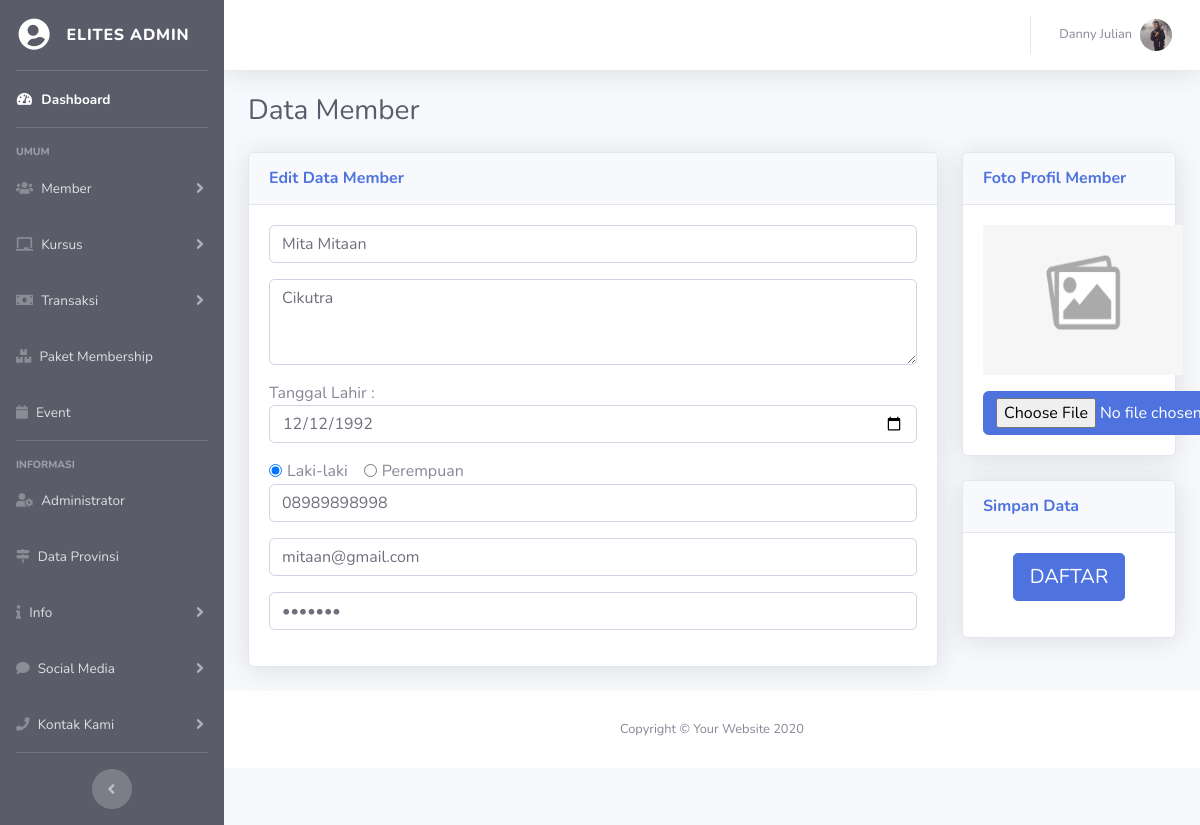
/elit-admin/index.php?hal=member-edit&id=52&mau=edit (signed in), run on the app's committed database.
### tables this page shows
CREATE TABLE `user` (
  `id_user` int(11) NOT NULL,
  `nama_user` varchar(50) NOT NULL,
  `alamat` text NOT NULL,
  `tgl_lahir` date NOT NULL,
  `jenis_kelamin` varchar(15) NOT NULL,
  `no_hp` varchar(15) NOT NULL,
  `email` varchar(50) NOT NULL,
  `password` varchar(15) NOT NULL,
  `foto` varchar(100) NOT NULL,
  `hak_akses` varchar(15) NOT NULL,
  `status` varchar(15) NOT NULL,
  `setuju` varchar(5) NOT NULL
);

### elit-admin/fungsi/fungsian.php (called while the page is built, shortened)
<?php
    function loncengNotif($a)
    {
        if ($a==0)
        {
            $isi = "";
        }
        return $isi;
    }
?>

### fungsional/data/isiData.php (called while the page is built, shortened)
<?php
    class isiData extends konfigurasi
    {
        public function perulanganData($q)
        {
            while ($a = mysqli_fetch_array($q))
            {
                $isi[]=$a;
            }
            return $isi;
        }
        public function eksekusiSQL($sqlnya)
        {
            $sambungannya=parent::sambungkan();
            $que = mysqli_query($sambungannya, $sqlnya);
            return $que;
        }
        public function tampilId($nama_tabel, $id, $val)
        {
            $sql = "SELECT *FROM $nama_tabel WHERE $id = '$val'";
            $que = $this->eksekusiSQL($sql);
            $kondisi = $this->perulanganData($que);
            return $kondisi;
        }
    }
?>

### elit-admin/fungsi/akun.php (called while the page is built, shortened)
<?php
    if (!empty($admin))
    {
        $tampil = $isi->tampilId("user", "id_user", "$admin");
        foreach ($tampil as $key)
        {
            $namauser = $key['nama_user'];
            $foto     = $key['foto'];
            if ($foto=='Kosong')
            {
                $gambarLogin = "../img/nofoto.png";
            }
            else
            {
                $gambarLogin="../foto/$foto";
            }
        }
    }
?>

### elit-admin/halaman/member-edit.php (the view, shortened to what this page needs)
<?php
    $id = $_GET['id'];
    $for= @$_GET['untuk'];
    $y = $isi->tampilId("user", "id_user", $id);
    foreach ($y as $a)
    {
        $nama   = $a['nama_user'];
        $alamat = $a['alamat'];
        $email  = $a['email'];
        $nohp   = $a['no_hp'];
        $foto   = $a['foto'];
        $tgl    = $a['tgl_lahir'];
        $jekel  = $a['jenis_kelamin'];
        $pass   = $a['password'];
        if ($foto=="Kosong")
        {
            $gambar = "<img id='gambarTampil' src='../img/nofoto.png' width='200' height='150' id='gambarTampil'>";
        }
        else
        {
            $tujuan = "../foto/user/$foto";
            $gambar =
            "
            <img id='gambarTampil' src='$tujuan' width='200' height='170' id='gambarTampil'>
            ";
        }
    }
    if ($for=='')
    {
        $label="Member";
        $untuk="";
    } else {
        $label="Administrator";
        $untuk="admin";
    }
?>
<form action="?hal=member-respon&mau=edit&f=<?php echo $foto; ?>&untuk=<?php echo $untuk; ?>" method="post" enctype="multipart/form-data">
    <div class="container-fluid">
        <div class="d-sm-flex align-items-center justify-content-between mb-4">
            <h1 class="h3 mb-0 text-gray-800">Data <?php echo $label; ?></h1>
        </div>
        <div class="row">
            <div class="col-md-9">
                <div class="card shadow mb-4">
                    <div class="card-header py-3 d-flex flex-row align-items-center justify-content-between">
                        <h6 class="m-0 font-weight-bold text-primary">Edit Data <?php echo $label; ?></h6>
                    </div>
                    <div class="card-body">
                        <p>
                            <input value="<?php echo $nama;?>" class="form-control" type="text" name="nama" placeholder="Nama Lengkap" required>
                        </p>
                        <p>
                            <textarea id="my-textarea" class="form-control" name="alamat" placeholder="Alamat" rows="3"><?php echo $alamat;?></textarea>
                        </p>
                        <p>
                            <span>Tanggal Lahir : </span> <br>
                            <input class="form-control" type="date" name="tglahir" placeholder="Tgl Lahir" value="<?php echo $tgl;?>" required>
                        </p>
                        <?php
                            if ($jekel=='Laki-laki')
                            {
                                echo
                                "
                                <div class='form-check form-check-inline'>
                                    <input name='jekel' class='form-check-input' type='radio' id='inlineCheckbox1' value='Laki-laki' checked>
                                    <label class='form-check-label' for='inlineCheckbox1'>Laki-laki</label>
                                </div>
                                <div class='form-check form-check-inline'>
                                    <input name='jekel' class='form-check-input' type='radio' id='inlineCheckbox2' value='Perempuan'>
                                    <label class='form-check-label' for='inlineCheckbox2'>Perempuan</label>
                                </div>
                                ";
                            }
                        ?>
                        <p>
                            <input value="<?php echo $nohp;?>" class="form-control" type="number" name="nohp" placeholder="No. Handphone" required>
                        </p>
                        <p>
                            <input value="<?php echo $email;?>" class="form-control" type="email" name="email" placeholder="E-Mail" required>
                        </p>
                        <p>
                            <input value="<?php echo $pass;?>"  class="form-control" type="password" name="password" placeholder="Password" required>
                        </p>
                    </div>
                </div>
            </div>
            <div class="col-md-3">
                <div class="card shadow mb-4">
                    <div class="card-header py-3 d-flex flex-row align-items-center justify-content-between">
                        <h6 class="m-0 font-weight-bold text-primary">Foto Profil Member</h6>
                    </div>
                    <div class="card-body">
                        <center>
                            <p>
                                <?php echo $gambar; ?>
                            </p>
                            <input id="gambarAmbil" type="file" name="foto" class="btn btn-primary">
                        </center>
                    </div>
                </div>
                <div class="card shadow mb-4">
                    <div class="card-header py-3 d-flex flex-row align-items-center justify-content-between">
                        <h6 class="m-0 font-weight-bold text-primary">Simpan Data</h6>
                    </div>
                    <div class="card-body">
                        <center>
                            <p>
                                <input type="submit" value="DAFTAR" class="btn btn-primary btn-lg">
                            </p>
                        </center>
                    </div>
                </div>
            </div>
        </div>
</form>

### elit-admin/fungsi/menu-atas.php (shortened to what this page needs)
<nav class="navbar navbar-expand navbar-light bg-white topbar mb-4 static-top shadow">
<ul class="navbar-nav ml-auto">
  <li class="nav-item dropdown no-arrow">
    <a class="nav-link dropdown-toggle" href="#" id="userDropdown" role="button" data-toggle="dropdown" aria-haspopup="true" aria-expanded="false">
      <span class="mr-2 d-none d-lg-inline text-gray-600 small"><?php echo $namauser; ?></span>
      <img class="img-profile rounded-circle" src="<?php echo $gambarLogin; ?>">
    </a>
  </li>
</ul>
</nav>

### data on the page
user: nama_user "Danny Julian", foto (picture)
user: nama "Mita Mitaan", alamat "Cikutra", tglahir "12/12/1992", nohp "08989898998", email "mitaan@gmail.com"

### other printed values
$label "Member"
